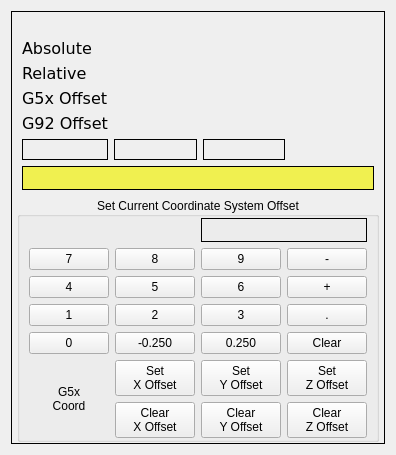
         <widget class="QWidget" name="tab">
          <attribute name="title">
           <string>DRO</string>
          </attribute>
          <layout class="QGridLayout" name="gridLayout_10">
           <item row="0" column="0">
            <widget class="QFrame" name="gridFrame">
             <property name="frameShape">
              <enum>QFrame::Box</enum>
             </property>
             <layout class="QGridLayout" name="gridLayout_9">
              <property name="leftMargin">
               <number>5</number>
              </property>
              <property name="topMargin">
               <number>1</number>
              </property>
              <property name="rightMargin">
               <number>5</number>
              </property>
              <property name="bottomMargin">
               <number>1</number>
              </property>
              <item row="1" column="1">
               <widget class="QGroupBox" name="gridGroupBox">
                <property name="styleSheet">
                 <string notr="true">QLabel {
font: 14pt &quot;DejaVu Sans&quot;;
}</string>
                </property>
                <property name="title">
                 <string>Set Current Coordinate System Offset</string>
                </property>
                <property name="alignment">
                 <set>Qt::AlignCenter</set>
                </property>
                <layout class="QGridLayout" name="gridLayout_13">
                 <property name="topMargin">
                  <number>1</number>
                 </property>
                 <property name="bottomMargin">
                  <number>1</number>
                 </property>
                 <item row="5" column="2">
                  <widget class="MDIButton" name="mdibutton_2">
                   <property name="text">
                    <string>Set
Y Offset</string>
                   </property>
                   <property name="MDICommand" stdset="0">
                    <string>G10L20P0Y#&lt;offsetLabel&gt;</string>
                   </property>
                  </widget>
                 </item>
                 <item row="2" column="3">
                  <widget class="QPushButton" name="pushButton_15">
                   <property name="text">
                    <string>+</string>
                   </property>
                   <attribute name="buttonGroup">
                    <string notr="true">offsetButtonGroup</string>
                   </attribute>
                  </widget>
                 </item>
                 <item row="0" column="2" colspan="2">
                  <widget class="QLabel" name="offsetLabel">
                   <property name="font">
                    <font>
                     <family>DejaVu Sans</family>
                     <pointsize>14</pointsize>
                     <weight>50</weight>
                     <italic>false</italic>
                     <bold>false</bold>
                    </font>
                   </property>
                   <property name="frameShape">
                    <enum>QFrame::Box</enum>
                   </property>
                   <property name="text">
                    <string/>
                   </property>
                   <property name="alignment">
                    <set>Qt::AlignRight|Qt::AlignTrailing|Qt::AlignVCenter</set>
                   </property>
                  </widget>
                 </item>
                 <item row="4" column="1">
                  <widget class="QPushButton" name="pushButton_20">
                   <property name="text">
                    <string>-0.250</string>
                   </property>
                   <attribute name="buttonGroup">
                    <string notr="true">offsetButtonGroup</string>
                   </attribute>
                  </widget>
                 </item>
                 <item row="1" column="2">
                  <widget class="QPushButton" name="pushButton_9">
                   <property name="text">
                    <string>9</string>
                   </property>
                   <attribute name="buttonGroup">
                    <string notr="true">offsetButtonGroup</string>
                   </attribute>
                  </widget>
                 </item>
                 <item row="5" column="3">
                  <widget class="MDIButton" name="mdibutton_3">
                   <property name="text">
                    <string>Set
Z Offset</string>
                   </property>
                   <property name="MDICommand" stdset="0">
                    <string>G10L20P0Z#&lt;offsetLabel&gt;</string>
                   </property>
                  </widget>
                 </item>
                 <item row="1" column="3">
                  <widget class="QPushButton" name="pushButton_8">
                   <property name="text">
                    <string>-</string>
                   </property>
                   <attribute name="buttonGroup">
                    <string notr="true">offsetButtonGroup</string>
                   </attribute>
                  </widget>
                 </item>
                 <item row="1" column="0">
                  <widget class="QPushButton" name="pushButton_11">
                   <property name="text">
                    <string>7</string>
                   </property>
                   <attribute name="buttonGroup">
                    <string notr="true">offsetButtonGroup</string>
                   </attribute>
                  </widget>
                 </item>
                 <item row="2" column="0">
                  <widget class="QPushButton" name="pushButton_12">
                   <property name="text">
                    <string>4</string>
                   </property>
                   <attribute name="buttonGroup">
                    <string notr="true">offsetButtonGroup</string>
                   </attribute>
                  </widget>
                 </item>
                 <item row="5" column="1">
                  <widget class="MDIButton" name="mdibutton">
                   <property name="text">
                    <string>Set
X Offset</string>
                   </property>
                   <property name="MDICommand" stdset="0">
                    <string>G10L20P0X#&lt;offsetLabel&gt;</string>
                   </property>
                  </widget>
                 </item>
                 <item row="1" column="1">
                  <widget class="QPushButton" name="pushButton_10">
                   <property name="text">
                    <string>8</string>
                   </property>
                   <attribute name="buttonGroup">
                    <string notr="true">offsetButtonGroup</string>
                   </attribute>
                  </widget>
                 </item>
                 <item row="4" column="3">
                  <widget class="QPushButton" name="clearOffsetLabel">
                   <property name="text">
                    <string>Clear</string>
                   </property>
                  </widget>
                 </item>
                 <item row="3" column="0">
                  <widget class="QPushButton" name="pushButton_16">
                   <property name="text">
                    <string>1</string>
                   </property>
                   <attribute name="buttonGroup">
                    <string notr="true">offsetButtonGroup</string>
                   </attribute>
                  </widget>
                 </item>
                 <item row="2" column="2">
                  <widget class="QPushButton" name="pushButton_14">
                   <property name="text">
                    <string>6</string>
                   </property>
                   <attribute name="buttonGroup">
                    <string notr="true">offsetButtonGroup</string>
                   </attribute>
                  </widget>
                 </item>
                 <item row="2" column="1">
                  <widget class="QPushButton" name="pushButton_13">
                   <property name="text">
                    <string>5</string>
                   </property>
                   <attribute name="buttonGroup">
                    <string notr="true">offsetButtonGroup</string>
                   </attribute>
                  </widget>
                 </item>
                 <item row="3" column="1">
                  <widget class="QPushButton" name="pushButton_17">
                   <property name="text">
                    <string>2</string>
                   </property>
                   <attribute name="buttonGroup">
                    <string notr="true">offsetButtonGroup</string>
                   </attribute>
                  </widget>
                 </item>
                 <item row="3" column="2">
                  <widget class="QPushButton" name="pushButton_18">
                   <property name="text">
                    <string>3</string>
                   </property>
                   <attribute name="buttonGroup">
                    <string notr="true">offsetButtonGroup</string>
                   </attribute>
                  </widget>
                 </item>
                 <item row="4" column="2">
                  <widget class="QPushButton" name="pushButton_21">
                   <property name="text">
                    <string>0.250</string>
                   </property>
                   <attribute name="buttonGroup">
                    <string notr="true">offsetButtonGroup</string>
                   </attribute>
                  </widget>
                 </item>
                 <item row="3" column="3">
                  <widget class="QPushButton" name="pushButton_23">
                   <property name="text">
                    <string>.</string>
                   </property>
                   <attribute name="buttonGroup">
                    <string notr="true">offsetButtonGroup</string>
                   </attribute>
                  </widget>
                 </item>
                 <item row="4" column="0">
                  <widget class="QPushButton" name="pushButton_24">
                   <property name="text">
                    <string>0</string>
                   </property>
                   <attribute name="buttonGroup">
                    <string notr="true">offsetButtonGroup</string>
                   </attribute>
                  </widget>
                 </item>
                 <item row="6" column="1">
                  <widget class="MDIButton" name="mdibutton_20">
                   <property name="text">
                    <string>Clear
X Offset</string>
                   </property>
                   <property name="MDICommand" stdset="0">
                    <string>G10 L2 P0 X0</string>
                   </property>
                  </widget>
                 </item>
                 <item row="6" column="2">
                  <widget class="MDIButton" name="mdibutton_21">
                   <property name="text">
                    <string>Clear
Y Offset</string>
                   </property>
                   <property name="MDICommand" stdset="0">
                    <string>G10 L2 P0 Y0</string>
                   </property>
                  </widget>
                 </item>
                 <item row="6" column="3">
                  <widget class="MDIButton" name="mdibutton_22">
                   <property name="text">
                    <string>Clear
Z Offset</string>
                   </property>
                   <property name="MDICommand" stdset="0">
                    <string>G10 L2 P0 Z0</string>
                   </property>
                  </widget>
                 </item>
                 <item row="5" column="0" rowspan="2">
                  <widget class="QLabel" name="label_8">
                   <property name="text">
                    <string>G5x
Coord</string>
                   </property>
                   <property name="alignment">
                    <set>Qt::AlignCenter</set>
                   </property>
                  </widget>
                 </item>
                </layout>
               </widget>
              </item>
              <item row="0" column="1">
               <widget class="QFrame" name="gridFrame">
                <property name="font">
                 <font>
                  <family>DejaVu Sans</family>
                  <pointsize>12</pointsize>
                 </font>
                </property>
                <property name="styleSheet">
                 <string notr="true">QLabel {
font: 14pt &quot;DejaVu Sans&quot;;
}
StatusLabel {
font: 14pt &quot;DejaVu Sans&quot;;
}
</string>
                </property>
                <layout class="QGridLayout" name="gridLayout_11">
                 <property name="leftMargin">
                  <number>5</number>
                 </property>
                 <property name="topMargin">
                  <number>1</number>
                 </property>
                 <property name="rightMargin">
                  <number>5</number>
                 </property>
                 <property name="bottomMargin">
                  <number>1</number>
                 </property>
                 <item row="2" column="0">
                  <widget class="QLabel" name="label_5">
                   <property name="text">
                    <string>Relative</string>
                   </property>
                  </widget>
                 </item>
                 <item row="3" column="0">
                  <widget class="QLabel" name="label_6">
                   <property name="text">
                    <string>G5x Offset</string>
                   </property>
                  </widget>
                 </item>
                 <item row="3" column="1">
                  <widget class="StatusLabel" name="statuslabel_9">
                   <property name="alignment">
                    <set>Qt::AlignCenter</set>
                   </property>
                   <property name="rules" stdset="0">
                    <string>[{&quot;channels&quot;: [{&quot;url&quot;: &quot;status:g5x_offset&quot;, &quot;trigger&quot;: true}], &quot;property&quot;: &quot;Text&quot;, &quot;expression&quot;: &quot;'{:.3f}'.format(ch[0][0])&quot;, &quot;name&quot;: &quot;G5x Offset&quot;}]</string>
                   </property>
                  </widget>
                 </item>
                 <item row="4" column="0">
                  <widget class="QLabel" name="label_7">
                   <property name="text">
                    <string>G92 Offset</string>
                   </property>
                  </widget>
                 </item>
                 <item row="2" column="3">
                  <widget class="StatusLabel" name="statuslabel_7">
                   <property name="alignment">
                    <set>Qt::AlignCenter</set>
                   </property>
                   <property name="rules" stdset="0">
                    <string>[{&quot;channels&quot;: [{&quot;url&quot;: &quot;position:axis?rel&quot;, &quot;trigger&quot;: true}], &quot;property&quot;: &quot;Text&quot;, &quot;expression&quot;: &quot;'{:.3f}'.format(ch[0][2])&quot;, &quot;name&quot;: &quot;Relative Position&quot;}]</string>
                   </property>
                  </widget>
                 </item>
                 <item row="2" column="1">
                  <widget class="StatusLabel" name="statuslabel_5">
                   <property name="alignment">
                    <set>Qt::AlignCenter</set>
                   </property>
                   <property name="rules" stdset="0">
                    <string>[{&quot;channels&quot;: [{&quot;url&quot;: &quot;position:axis?rel&quot;, &quot;trigger&quot;: true}], &quot;property&quot;: &quot;Text&quot;, &quot;expression&quot;: &quot;'{:.3f}'.format(ch[0][0])&quot;, &quot;name&quot;: &quot;Relative Position&quot;}]</string>
                   </property>
                  </widget>
                 </item>
                 <item row="2" column="2">
                  <widget class="StatusLabel" name="statuslabel_6">
                   <property name="alignment">
                    <set>Qt::AlignCenter</set>
                   </property>
                   <property name="rules" stdset="0">
                    <string>[{&quot;channels&quot;: [{&quot;url&quot;: &quot;position:axis?rel&quot;, &quot;trigger&quot;: true}], &quot;property&quot;: &quot;Text&quot;, &quot;expression&quot;: &quot;'{:.3f}'.format(ch[0][1])&quot;, &quot;name&quot;: &quot;Relative Position&quot;}]</string>
                   </property>
                  </widget>
                 </item>
                 <item row="1" column="0">
                  <widget class="QLabel" name="label_4">
                   <property name="text">
                    <string>Absolute</string>
                   </property>
                  </widget>
                 </item>
                 <item row="1" column="2">
                  <widget class="StatusLabel" name="statuslabel_3">
                   <property name="alignment">
                    <set>Qt::AlignCenter</set>
                   </property>
                   <property name="rules" stdset="0">
                    <string>[{&quot;channels&quot;: [{&quot;url&quot;: &quot;position:axis?abs&quot;, &quot;trigger&quot;: true}], &quot;property&quot;: &quot;Text&quot;, &quot;expression&quot;: &quot;'{:.3f}'.format(ch[0][1])&quot;, &quot;name&quot;: &quot;Absolute Position&quot;}]</string>
                   </property>
                  </widget>
                 </item>
                 <item row="1" column="3">
                  <widget class="StatusLabel" name="statuslabel_4">
                   <property name="alignment">
                    <set>Qt::AlignCenter</set>
                   </property>
                   <property name="rules" stdset="0">
                    <string>[{&quot;channels&quot;: [{&quot;url&quot;: &quot;position:axis?abs&quot;, &quot;trigger&quot;: true}], &quot;property&quot;: &quot;Text&quot;, &quot;expression&quot;: &quot;'{:.3f}'.format(ch[0][2])&quot;, &quot;name&quot;: &quot;Absolute Position&quot;}]</string>
                   </property>
                  </widget>
                 </item>
                 <item row="1" column="1">
                  <widget class="StatusLabel" name="statuslabel_2">
                   <property name="alignment">
                    <set>Qt::AlignCenter</set>
                   </property>
                   <property name="rules" stdset="0">
                    <string>[{&quot;channels&quot;: [{&quot;url&quot;: &quot;position:axis?abs&quot;, &quot;trigger&quot;: true}], &quot;property&quot;: &quot;Text&quot;, &quot;expression&quot;: &quot;'{:.3f}'.format(ch[0][0])&quot;, &quot;name&quot;: &quot;Absolute Position&quot;}]</string>
                   </property>
                  </widget>
                 </item>
                 <item row="4" column="1">
                  <widget class="StatusLabel" name="statuslabel_10">
                   <property name="alignment">
                    <set>Qt::AlignCenter</set>
                   </property>
                   <property name="rules" stdset="0">
                    <string>[{&quot;channels&quot;: [{&quot;url&quot;: &quot;status:g92_offset&quot;, &quot;trigger&quot;: true}], &quot;property&quot;: &quot;Text&quot;, &quot;expression&quot;: &quot;'{:.3f}'.format(ch[0][0])&quot;, &quot;name&quot;: &quot;G92 Offset&quot;}]</string>
                   </property>
                  </widget>
                 </item>
                 <item row="4" column="2">
                  <widget class="StatusLabel" name="statuslabel_12">
                   <property name="alignment">
                    <set>Qt::AlignCenter</set>
                   </property>
                   <property name="rules" stdset="0">
                    <string>[{&quot;channels&quot;: [{&quot;url&quot;: &quot;status:g92_offset&quot;, &quot;trigger&quot;: true}], &quot;property&quot;: &quot;Text&quot;, &quot;expression&quot;: &quot;'{:.3f}'.format(ch[0][1])&quot;, &quot;name&quot;: &quot;G92 Offset&quot;}]</string>
                   </property>
                  </widget>
                 </item>
                 <item row="0" column="3">
                  <widget class="StatusLabel" name="statuslabel_17">
                   <property name="alignment">
                    <set>Qt::AlignCenter</set>
                   </property>
                   <property name="rules" stdset="0">
                    <string>[{&quot;channels&quot;: [{&quot;url&quot;: &quot;status:joint[0].homed&quot;, &quot;trigger&quot;: true}], &quot;property&quot;: &quot;Text&quot;, &quot;expression&quot;: &quot;'Z Axis *' if ch[0] else 'Z Axis'&quot;, &quot;name&quot;: &quot;Homed&quot;}, {&quot;channels&quot;: [{&quot;url&quot;: &quot;status:joint[0].homed&quot;, &quot;trigger&quot;: true}], &quot;property&quot;: &quot;Style Sheet&quot;, &quot;expression&quot;: &quot;'background-color:rgb(150,255,150)' if ch[0] else 'background-color:rgb(240,240,80)'&quot;, &quot;name&quot;: &quot;Background Color&quot;}]</string>
                   </property>
                  </widget>
                 </item>
                 <item row="3" column="2">
                  <widget class="StatusLabel" name="statuslabel_11">
                   <property name="alignment">
                    <set>Qt::AlignCenter</set>
                   </property>
                   <property name="rules" stdset="0">
                    <string>[{&quot;channels&quot;: [{&quot;url&quot;: &quot;status:g5x_offset&quot;, &quot;trigger&quot;: true}], &quot;property&quot;: &quot;Text&quot;, &quot;expression&quot;: &quot;'{:.3f}'.format(ch[0][1])&quot;, &quot;name&quot;: &quot;G5x Offset&quot;}]</string>
                   </property>
                  </widget>
                 </item>
                 <item row="4" column="3">
                  <widget class="StatusLabel" name="statuslabel_13">
                   <property name="alignment">
                    <set>Qt::AlignCenter</set>
                   </property>
                   <property name="rules" stdset="0">
                    <string>[{&quot;channels&quot;: [{&quot;url&quot;: &quot;status:g92_offset&quot;, &quot;trigger&quot;: true}], &quot;property&quot;: &quot;Text&quot;, &quot;expression&quot;: &quot;'{:.3f}'.format(ch[0][2])&quot;, &quot;name&quot;: &quot;G92 Offset&quot;}]</string>
                   </property>
                  </widget>
                 </item>
                 <item row="3" column="3">
                  <widget class="StatusLabel" name="statuslabel_14">
                   <property name="alignment">
                    <set>Qt::AlignCenter</set>
                   </property>
                   <property name="rules" stdset="0">
                    <string>[{&quot;channels&quot;: [{&quot;url&quot;: &quot;status:g5x_offset&quot;, &quot;trigger&quot;: true}], &quot;property&quot;: &quot;Text&quot;, &quot;expression&quot;: &quot;'{:.3f}'.format(ch[0][2])&quot;, &quot;name&quot;: &quot;G5x Offset&quot;}]</string>
                   </property>
                  </widget>
                 </item>
                 <item row="0" column="2">
                  <widget class="StatusLabel" name="statuslabel_16">
                   <property name="alignment">
                    <set>Qt::AlignCenter</set>
                   </property>
                   <property name="rules" stdset="0">
                    <string>[{&quot;channels&quot;: [{&quot;url&quot;: &quot;status:joint[0].homed&quot;, &quot;trigger&quot;: true}], &quot;property&quot;: &quot;Text&quot;, &quot;expression&quot;: &quot;'Y Axis *' if ch[0] else 'Y Axis'&quot;, &quot;name&quot;: &quot;Homed&quot;}, {&quot;channels&quot;: [{&quot;url&quot;: &quot;status:joint[0].homed&quot;, &quot;trigger&quot;: true}], &quot;property&quot;: &quot;Style Sheet&quot;, &quot;expression&quot;: &quot;'background-color:rgb(150,255,150)' if ch[0] else 'background-color:rgb(240,240,80)'&quot;, &quot;name&quot;: &quot;Background Color&quot;}]</string>
                   </property>
                  </widget>
                 </item>
                 <item row="6" column="0" colspan="4">
                  <widget class="StatusLabel" name="statuslabel">
                   <property name="font">
                    <font>
                     <family>DejaVu Sans</family>
                     <pointsize>14</pointsize>
                     <weight>50</weight>
                     <italic>false</italic>
                     <bold>false</bold>
                    </font>
                   </property>
                   <property name="styleSheet">
                    <string notr="true">background-color:rgb(240,240,80)</string>
                   </property>
                   <property name="frameShape">
                    <enum>QFrame::Box</enum>
                   </property>
                   <property name="rules" stdset="0">
                    <string>[{&quot;channels&quot;: [{&quot;url&quot;: &quot;status:file&quot;, &quot;trigger&quot;: true}], &quot;property&quot;: &quot;Text&quot;, &quot;expression&quot;: &quot;'Loaded File &gt; ' + ch[0].split('/')[-1] if ch[0] else 'No File Loaded'&quot;, &quot;name&quot;: &quot;Current File&quot;}, {&quot;channels&quot;: [{&quot;url&quot;: &quot;status:file&quot;, &quot;trigger&quot;: true}], &quot;property&quot;: &quot;Style Sheet&quot;, &quot;expression&quot;: &quot;'background-color: rgb(150, 255, 150);' if ch[0] else 'background-color:rgb(240,240,80)'&quot;, &quot;name&quot;: &quot;Background Color&quot;}]</string>
                   </property>
                  </widget>
                 </item>
                 <item row="0" column="1">
                  <widget class="StatusLabel" name="statuslabel_15">
                   <property name="alignment">
                    <set>Qt::AlignCenter</set>
                   </property>
                   <property name="rules" stdset="0">
                    <string>[{&quot;channels&quot;: [{&quot;url&quot;: &quot;status:joint[0].homed&quot;, &quot;trigger&quot;: true}], &quot;property&quot;: &quot;Text&quot;, &quot;expression&quot;: &quot;'X Axis *' if ch[0] else 'X Axis'&quot;, &quot;name&quot;: &quot;Homed&quot;}, {&quot;channels&quot;: [{&quot;url&quot;: &quot;status:joint[0].homed&quot;, &quot;trigger&quot;: true}], &quot;property&quot;: &quot;Style Sheet&quot;, &quot;expression&quot;: &quot;'background-color:rgb(150,255,150)' if ch[0] else 'background-color:rgb(240,240,80)'&quot;, &quot;name&quot;: &quot;Background Color&quot;}]</string>
                   </property>
                  </widget>
                 </item>
                 <item row="5" column="2">
                  <widget class="StatusLabel" name="statuslabel_18">
                   <property name="frameShape">
                    <enum>QFrame::Box</enum>
                   </property>
                   <property name="alignment">
                    <set>Qt::AlignCenter</set>
                   </property>
                   <property name="rules" stdset="0">
                    <string>[{&quot;channels&quot;: [{&quot;url&quot;: &quot;status: tool_in_spindle&quot;, &quot;trigger&quot;: true}], &quot;property&quot;: &quot;Text&quot;, &quot;expression&quot;: &quot;'Tool {}'.format(ch[0])&quot;, &quot;name&quot;: &quot;Tool in Spindle&quot;}, {&quot;channels&quot;: [{&quot;url&quot;: &quot;status: tool_in_spindle&quot;, &quot;trigger&quot;: true}], &quot;property&quot;: &quot;Style Sheet&quot;, &quot;expression&quot;: &quot;'background-color: rgb(240,240,80)' if ch[0] == 0 else 'background-color: rgb(150,255,150)'&quot;, &quot;name&quot;: &quot;Background Color&quot;}]</string>
                   </property>
                  </widget>
                 </item>
                 <item row="5" column="1">
                  <widget class="StatusLabel" name="statuslabel_8">
                   <property name="frameShape">
                    <enum>QFrame::Box</enum>
                   </property>
                   <property name="alignment">
                    <set>Qt::AlignCenter</set>
                   </property>
                   <property name="rules" stdset="0">
                    <string>[{&quot;channels&quot;: [{&quot;url&quot;: &quot;status:g5x_index&quot;, &quot;trigger&quot;: true}], &quot;property&quot;: &quot;Text&quot;, &quot;expression&quot;: &quot;[\&quot;G53\&quot;,\&quot;G54\&quot;,\&quot;G55\&quot;,\&quot;G56\&quot;,\&quot;G57\&quot;,\&quot;G58\&quot;,\&quot;G59\&quot;,\&quot;G59.1\&quot;,\&quot;G59.2\&quot;,\&quot;G59.3\&quot;][ch[0]]&quot;, &quot;name&quot;: &quot;Current Coordinate Sytem&quot;}]</string>
                   </property>
                  </widget>
                 </item>
                 <item row="5" column="0">
                  <widget class="StatusLabel" name="statuslabel_24">
                   <property name="frameShape">
                    <enum>QFrame::Box</enum>
                   </property>
                   <property name="alignment">
                    <set>Qt::AlignCenter</set>
                   </property>
                   <property name="rules" stdset="0">
                    <string>[{&quot;channels&quot;: [{&quot;url&quot;: &quot;status: task_mode?text&quot;, &quot;trigger&quot;: true}], &quot;property&quot;: &quot;Text&quot;, &quot;expression&quot;: &quot;ch[0]&quot;, &quot;name&quot;: &quot;Mode&quot;}]</string>
                   </property>
                  </widget>
                 </item>
                </layout>
               </widget>
              </item>
             </layout>
            </widget>
           </item>
          </layout>
         </widget>
